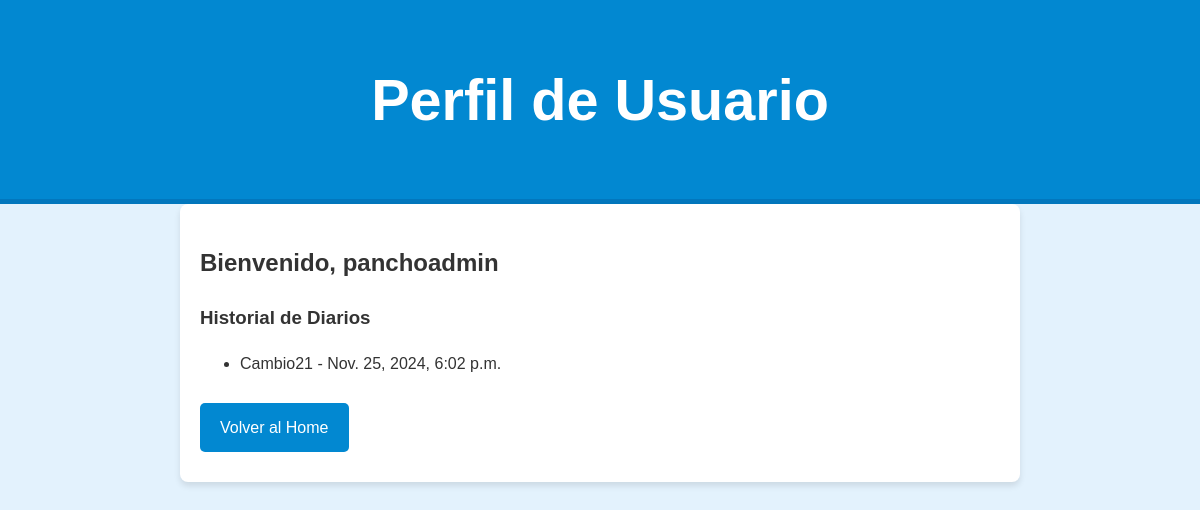
Before: /perfil_usuario/ (signed in) with the older database file.
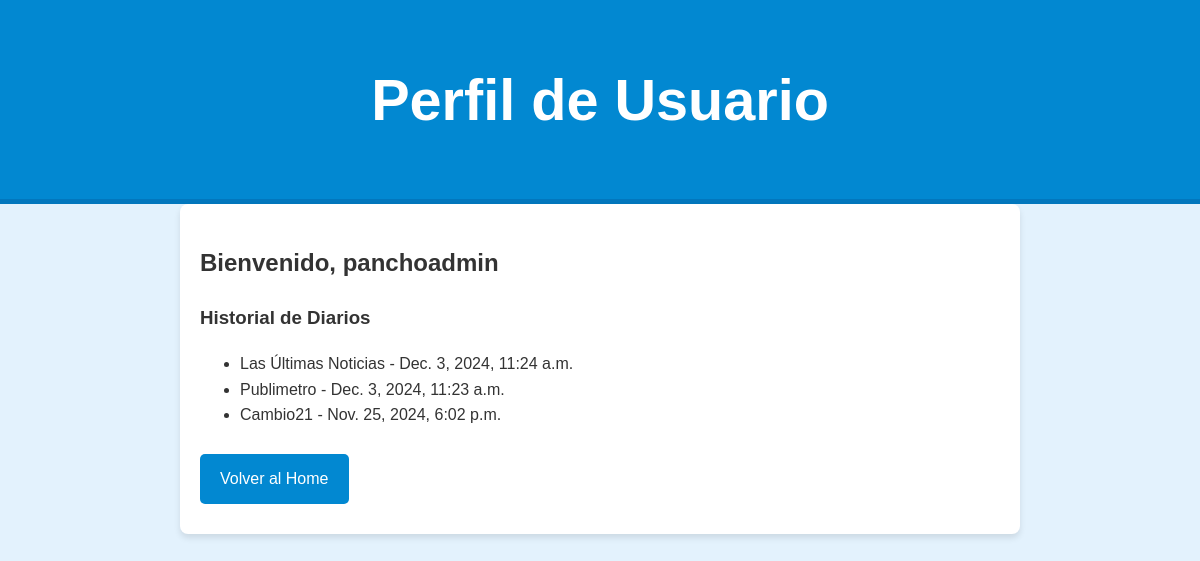
After: the same page with the newer database file.
### diarios_app/models.py (models this page shows, shortened)
class Historial(models.Model):
    usuario = models.ForeignKey(User, on_delete=models.CASCADE)
    diario = models.ForeignKey(Diarios, on_delete=models.CASCADE)
    fecha_visita = models.DateTimeField(auto_now_add=True)
    class Meta:
        unique_together = ('usuario', 'diario')

class Diarios(models.Model):
    titulo = models.CharField(max_length=100)
    fecha = models.DateField(null=True, blank=True)
    pre_visualizacion = models.ImageField(upload_to='pre-visualizacion/', null=True, blank=True)
    localidad = models.CharField(max_length=50)
    cod = models.PositiveIntegerField(unique=True, null=True, blank=True)
    disponibilidad = models.OneToOneField(
        DiarioDisponibilidad,
        on_delete=models.CASCADE,
        null=True,
        blank=True,
        related_name='diario'
    )

### diarios_app/views.py (the view)
# urls.py: path('perfil_usuario/', views.perfil_usuario, name='perfil_usuario')
@login_required
def perfil_usuario(request):
    historial_diarios = Historial.objects.filter(usuario=request.user).select_related('diario')
    return render(request, 'perfil_usuario.html', {'historial': historial_diarios})

### diarios_app/templates/perfil_usuario.html (shortened to what this page needs)
<!DOCTYPE html>
<html lang="es">
<head>
    <link rel="stylesheet" href="styles.css">
</head>
<body class="library-theme">
    <header>
        <h1>Perfil de Usuario</h1>
    </header>
    <main>
        <h2>Bienvenido, {{ user.username }}</h2>
        <section>
            <h3>Historial de Diarios</h3>
            <ul>
                {% for item in historial %}
                    <li>{{ item.diario.titulo }} - {{ item.fecha_visita }}</li>
                {% empty %}
                    <li>No hay historial de visitas.</li>
                {% endfor %}
            </ul>
        </section>
        <nav>
            <a href="{% url 'home' %}" class="button">Volver al Home</a>
        </nav>
    </main>
</body>
</html>

### static/styles.css (style rules this page uses)
body.library-theme { font-family: 'Tahoma', sans-serif; background-color: #e3f2fd; color: #333; margin: 0; padding: 0; line-height: 1.6; }
header { background-color: #0288d1; color: white; padding: 15px 20px; text-align: center; font-size: 1.8em; border-bottom: 5px solid #0277bd; }
main { padding: 20px; margin: auto; max-width: 800px; background: white; border-radius: 8px; box-shadow: 0 4px 6px rgba(0, 0, 0, 0.1); }
.button { display: inline-block; padding: 12px 20px; margin: 10px 0; background-color: #0288d1; color: white; text-decoration: none; border: none; border-radius: 5px; cursor: pointer; text-align: center; font-size: 1em; transition: background-color 0.3s ease; }

Changed rows visible on the page:
added Historial: diario.titulo "Las Últimas Noticias", fecha_visita "Dec. 3, 2024, 11:24 a.m."
added Historial: diario.titulo "Publimetro", fecha_visita "Dec. 3, 2024, 11:23 a.m."
